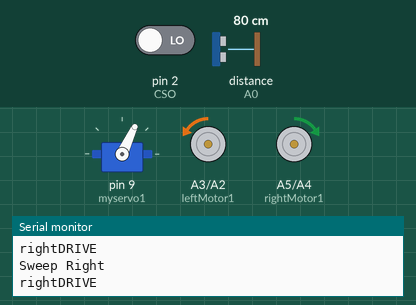
This sketch was run on a simulated Arduino Uno, built with avr-gcc and run on an emulated ATmega328P. Shown: servo, motor-driver pin pairs drawn as motors (green arrow = first pin HIGH = forward, orange = second pin HIGH = backward, longer = more drive, scaled by the enable pin), the last lines printed to the serial monitor. Wiring (inferred from the names in the program): ultrasonic range finder: trigger A1; echo A0. The inputs (shaded band) are chosen by the test bench; at power-on: distance to the obstacle (sensor on A0) 80 cm, pin 2 (CSO) LOW. The echo pulse lasts 58.3 µs per cm.

Above: at 1.2 s.
1.3 s: distance to the obstacle (sensor on A0) set to 18 cm
4.3 s: distance to the obstacle (sensor on A0) set to 14 cm
At 8.6 s:
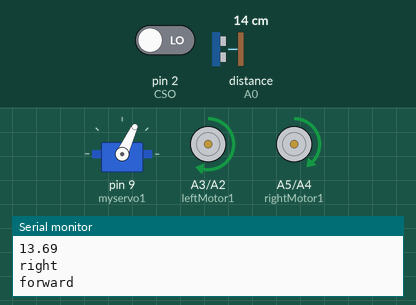
13.3 s: distance to the obstacle (sensor on A0) set to 35 cm
16.3 s: distance to the obstacle (sensor on A0) set to 2 cm
At 17.5 s:
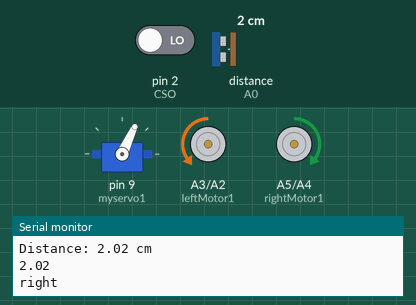
Timing chart, 0 to 19.3 s (numbered marks = the images above; inputs shaded):
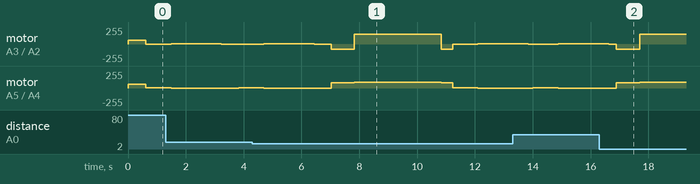

Measured:
- the behaviour switches between 16 and 15 cm on distance to the obstacle (sensor on A0) (found by bisection; images 0 and 1)

The sketch:

line_following_robot.ino
```cpp
// part 1

// INCLUDES
#include <Servo.h>
Servo myservo1; // create servo object to control a servo
Servo myservo2;

// STATE VARIABLES
int state = 1;
int colour = 0; // 0 = black, 1 = red, 2 = blue, 3 = green, 4 = white
int S1pos = 65; // for servo 1
int S2pos = 145; // for servo 2


// PIN SETUP
// colour sensor
#define CS0 6
#define CS1 5
#define CS2 3
#define CS3 4
#define CSO 2
// motor
int rightMotor1 = A5;
int rightMotor2 = A4;
int leftMotor1  = A3;
int leftMotor2  = A2;
int ENA = 11;   // PWM pin for right motor speed
int ENB = 10;  // PWM pin for left motor speed
// ultrasound
const int trigPin = A1;
const int echoPin = A0;

// OTHER SETUP VARIABLES
// colour sensing variables
const int redMin = 15;    // Red minimum value
const int redMax = 217;   // Red maximum value
const int greenMin = 20;  // Green minimum value
const int greenMax = 297; // Green maximum value
const int blueMin = 20;   // Blue minimum value
const int blueMax = 273;  // Blue maximum value
// variables for colour pulse width modulation
int redPW;
int greenPW;
int bluePW;
// Variables for final Color values
int redValue;
int greenValue;
int blueValue;

void setup() {
  // PIN SETUP
  // colour sensor
  pinMode(CS0, OUTPUT);
  pinMode(CS1, OUTPUT);
  pinMode(CS2, OUTPUT);
  pinMode(CS3, OUTPUT);
  pinMode(CSO, INPUT);
  digitalWrite(CS0,HIGH);
  digitalWrite(CS1,LOW);
  // ultrasound
  pinMode(trigPin, OUTPUT);
  pinMode(echoPin, INPUT);
  // motors
  pinMode(rightMotor1, OUTPUT);
  pinMode(rightMotor2, OUTPUT);
  pinMode(leftMotor1, OUTPUT);
  pinMode(leftMotor2, OUTPUT);
  // servo
  myservo1.attach(9);  // attaches the servo on pin 9 to the servo object
  myservo1.write(S1pos); //set position where ever first,
  myservo2.write(S2pos);

  Serial.begin(9600);
}

void loop() {
  // state 0: before the intersection
  // state 1: before pick up box → look for blue
  // state 2: before obstacle 1 → look for obstacle
  // state 3: before obstacle 2 → look for obstacle
  // state 4: before drop off box → look for blue
  // state 5: before red, green, black intersection again
  // state 6: before box pickup/dropoff on green section
  // state 7: go to the start


  // go forward
  Serial.print("state: ");
  Serial.println(state);
  // if (state == 0 || state == 7) { // follow the black line
  //   colour = detect_colour();
  //   Serial.println(colour);
  //   if (colour == 0) {
  //     onColour();
  //   }
  //   else {
  //     returnToColour(0);
  //   }
  // }
  // else if (state >= 1 && state <= 5) { // follow red line
  //   colour = detect_colour();
  //   Serial.print("colour: ");
  //   Serial.println(colour);
  //   if (colour == 1) {
  //     onColour();
  //   }
  //   else {
  //     returnToColour(1);
  //   }
  // }

  if ((colour == 1) || (colour == 0) || (colour == 3)) {
      onColour();
    }
    else {
      returnToColour();
    }

  // check for activity
  if (state == 0) {
    colour = detect_colour();
    if (colour == 1 || colour == 3) {
      state++;
    }
  }
  else if (state == 1 || state == 4) {
    colour = detect_colour();
    Serial.println(colour);
    if (colour == 2) {
      stopMotors();
      if (state == 1) { // box pickup
        boxPickup();
      }
      else { // box dropoff
        boxDropoff();
      }
      state++;
    }
  }
  checkAvoidObject();
}

// FUNCTION CODE ------------------------------------------------------
void checkAvoidObject() {
  float trueDis = medianDistance(7); //7-sample median
  Serial.println(trueDis);

  if (trueDis <= 15){ // avoid the object
    right(800,80,80);
    forward(3000,90,150);
    right(400,80,80);
    state++;
  }
}

void onColour() {
  Serial.println("im running onColour!");
  forwardDrive(60, 60);
}

void returnToColour() {
  Serial.println("Searching for line...");
  unsigned long startTime = millis();
  int turnspeed = 6; // Increased: 55 is often too weak to turn wheels on carpet

  // Timing variables
  unsigned long halfDuration = 500;
  unsigned long fullDuration = (3 * halfDuration) + 700;

  // Use (millis() - startTime) to track how much time has passed SINCE the start
  while (millis() - startTime < fullDuration) {
    unsigned long elapsed = millis() - startTime;

    // Phase 1: Turn one way
    if (elapsed < halfDuration) {
      Serial.println("Sweep Right");
      rightDrive(turnspeed, turnspeed);
    }
    // Phase 2: Turn the other way (wider sweep)
    else {
      Serial.println("Sweep Left");
      leftDrive(turnspeed, turnspeed);
    }

    // Check if we found the line during the sweep
    readColor();
    bool found = false;
    if (detectBlack()) found = true;
    if (isRed())      found = true;
    if (isGreen())    found = true;

    if (found) {
      Serial.println("Line Found!");
      delay(50);
      stopMotors();
      return; // Exit the function immediately
    }
  }

  stopMotors(); // Stop if we finished the whole sweep without finding it
}

void boxPickup() {
  right(300, 90, 100); // rotate 90 degrees

  lower_claw();
  open_claw();

  while (detect_colour() != 2) { // go forward till box
    forward(100, 100, 100);
  }
  forward(200, 100, 100);
  stopMotors();

  close_claw();
  raise_claw();

  while (detect_colour() != 1) { // go back till red line
    back(100, 100, 100);
  }

  stopMotors();

  left(300, 100, 90); // rotate left 90
}

void boxDropoff() {
  left(300, 100, 90); // rotate left 90
  lower_claw();
  while (detect_colour() != 2) { // go forward till box
    forward(100, 100, 100);
  }
  forward(200, 100, 100);

  stopMotors();
  open_claw();

  while (detect_colour() != 1) { // go back till red line
    back(100, 100, 100);
  }
  close_claw();
  raise_claw();
  right(300, 90, 100); // rotate right 90
}

// SERVO CODE ------------------------------------------------------
void raise_claw(){
  for (S1pos = 65; S1pos <= 100; S1pos += 1){
  myservo1.write(S1pos);
  delay(20);
  }
  Serial.println("raise");
}

void lower_claw(){
  for (S1pos = 100; S1pos >= 65; S1pos -= 1){
  myservo1.write(S1pos);
  delay(20);
  }
  Serial.println("lower");
}

void open_claw(){
  for (S2pos = 145; S2pos >= 110; S2pos -= 1){
  myservo2.write(S2pos);
  delay(20);

  Serial.println(S2pos);
  }
}

void close_claw(){
  for (S2pos = 110; S2pos <= 145; S2pos += 1){
  myservo2.write(S2pos);
  delay(20);
  }
}

// COLOUR SENSING CODE ------------------------------------------------------
int detect_colour() {
  readColor();
    bool whiteDetected = detectWhite();

    if (!whiteDetected) { // ONLY LOOK FOR OTHER COLORS IF NOT WHITE
      if (detectBlack()) {
        colour = 0;
      }
      else if (isRed()) {
        colour = 1;
      }
      else if (isBlue()) {
        colour = 2;
      }
      else if (isGreen()) {
        colour = 3;
      }
    }
    else {
      colour = 4;
    }
  return colour;
}

void readColor() {
  redValue = readRed();
  delay(20);
  greenValue = readGreen();
  delay(20);
  blueValue  = readBlue();
  delay(20);
}

int readRed() {
  long sum = 0;

  digitalWrite(CS2,LOW); // SET TO RED
  digitalWrite(CS3,LOW);

  for (int i = 0; i < 5; i++) { // Read the average pulse width out of 5 iterations.
    sum += pulseIn(CSO, LOW, 25000);
  }
  return map(sum/5, redMin,redMax,255,0);
}

int readGreen() {
  long sum = 0;

  digitalWrite(CS2, HIGH); // SET TO GREEN
  digitalWrite(CS3, HIGH);

  for (int i = 0; i < 5; i++) {
    sum += pulseIn(CSO, LOW, 25000);
  }
  return map(sum/5, greenMin,greenMax,255,0);
}

int readBlue() {
  long sum = 0;

  digitalWrite(CS2, LOW); // SET TO BLUE
  digitalWrite(CS3, HIGH);

  for (int i = 0; i < 5; i++) {
    sum += pulseIn(CSO, LOW, 25000);
  }
  return map(sum/5, blueMin,blueMax,255,0);
}

bool detectBlack() {
  return (redValue < 200 && greenValue < 200 && blueValue < 200);
}

bool detectWhite() {
  return (redValue > 200 && greenValue > 200 && blueValue > 200);
}

bool isRed() {
  return (redValue > greenValue && redValue > blueValue);
}

bool isBlue() {
  return (blueValue > redValue && blueValue > greenValue);
}

bool isGreen() {
  return (greenValue > redValue && greenValue > blueValue);
}

// MOTOR CODE ------------------------------------------------------
void setSpeed(int rightSpeed, int leftSpeed) {
  // speed: 0..255
  rightSpeed = constrain(rightSpeed, 0, 255);
  leftSpeed  = constrain(leftSpeed, 0, 255);
  analogWrite(ENA, rightSpeed);
  analogWrite(ENB, leftSpeed);
}

// Stays in motion until you call stopMotors() ---
void forwardDrive(int speedleft, int speedright) {
  Serial.println("forwardDRIVE");
  setSpeed(speedright, speedleft); // right, left

  digitalWrite(rightMotor1, HIGH); digitalWrite(rightMotor2, LOW);
  digitalWrite(leftMotor1, HIGH);  digitalWrite(leftMotor2, LOW);
}

void backDrive(int speedleft, int speedright) {
  Serial.println("backDRIVE");
  setSpeed(speedright, speedleft); // right, left

  digitalWrite(rightMotor1, LOW);  digitalWrite(rightMotor2, HIGH);
  digitalWrite(leftMotor1, LOW);   digitalWrite(leftMotor2, HIGH);
}

void leftDrive(int speedleft, int speedright) {
  Serial.println("leftDRIVE");
  setSpeed(speedright, speedleft); // right, left

  digitalWrite(rightMotor1, LOW);  digitalWrite(rightMotor2, HIGH); // right clockwise
  digitalWrite(leftMotor1, HIGH);  digitalWrite(leftMotor2, LOW);   // left clockwise
}

void rightDrive(int speedleft, int speedright) {
  Serial.println("rightDRIVE");
  setSpeed(speedright, speedleft); // right, left

  digitalWrite(rightMotor1, HIGH); digitalWrite(rightMotor2, LOW);  // right counterclockwise
  digitalWrite(leftMotor1, LOW);   digitalWrite(leftMotor2, HIGH);  // left counterclockwise
}

void stopMotors()
{
  digitalWrite(rightMotor1, LOW);
  digitalWrite(rightMotor2, LOW);
  digitalWrite(leftMotor1, LOW);
  digitalWrite(leftMotor2, LOW);
}

//  Movement commands that run for time (ms), then stop ---

void back(unsigned long time, int speedleft, int speedright) {
  Serial.println("back");
  setSpeed(speedright, speedleft); //right, left

  digitalWrite(rightMotor1, LOW);  digitalWrite(rightMotor2, HIGH);
  digitalWrite(leftMotor1, LOW);   digitalWrite(leftMotor2, HIGH);

  delay(time);
  stopMotors();
}

void forward(unsigned long time, int speedleft, int speedright) {
  Serial.println("forward");
  setSpeed(speedright, speedleft); //right, left

  digitalWrite(rightMotor1, HIGH); digitalWrite(rightMotor2, LOW);
  digitalWrite(leftMotor1, HIGH);  digitalWrite(leftMotor2, LOW);

  delay(time);
  stopMotors();
}

void left(unsigned long time, int speedleft, int speedright)
{
  Serial.println("left");
  setSpeed(speedright, speedleft); //right, left

  // Right clockwise
  digitalWrite(rightMotor1, LOW);
  digitalWrite(rightMotor2, HIGH);

  // Left clockwise
  digitalWrite(leftMotor1, HIGH);
  digitalWrite(leftMotor2, LOW);

  delay(time);
  stopMotors();
}

void right(unsigned long time, int speedleft, int speedright)
{
  Serial.println("right");
  setSpeed(speedright, speedleft); //right, left

  // Right counterclockwise
  digitalWrite(rightMotor1, HIGH);
  digitalWrite(rightMotor2, LOW);

  // Left counterclockwise
  digitalWrite(leftMotor1, LOW);
  digitalWrite(leftMotor2, HIGH);

  delay(time);
  stopMotors();
}

// ULTRASONICS ------------------------------------------------------
float sonicMeasure(){
  digitalWrite(trigPin, LOW);
  delayMicroseconds(2);
  digitalWrite(trigPin, HIGH);
  delayMicroseconds(10);
  digitalWrite(trigPin, LOW);

  long duration = pulseIn(echoPin, HIGH, 30000);

  if (duration == 0) {
    Serial.println("No echo");
  }

  float distance = duration * 0.0343 / 2;

  Serial.print("Distance: ");
  Serial.print(distance);
  Serial.println(" cm");

  return distance;
}

float medianDistance(int samples) {
  const int MAX_SAMPLES = 9;
  if (samples > MAX_SAMPLES) samples = MAX_SAMPLES;
  if (samples < 3) samples = 3;

  float vals[MAX_SAMPLES];
  int n = 0;

  // collect valid readings
  while (n < samples) {
    float d = sonicMeasure();          // your function
    if (d > 2 && d < 400) {            // HC-SR04-ish valid range, tweak if needed
      vals[n++] = d;
    }
    delay(20);                         // small gap between pings
  }

  // simple sort (n is small)
  for (int i = 0; i < n - 1; i++) {
    for (int j = i + 1; j < n; j++) {
      if (vals[j] < vals[i]) {
        float tmp = vals[i];
        vals[i] = vals[j];
        vals[j] = tmp;
      }
    }
  }

  return vals[n / 2]; // median
}
```
